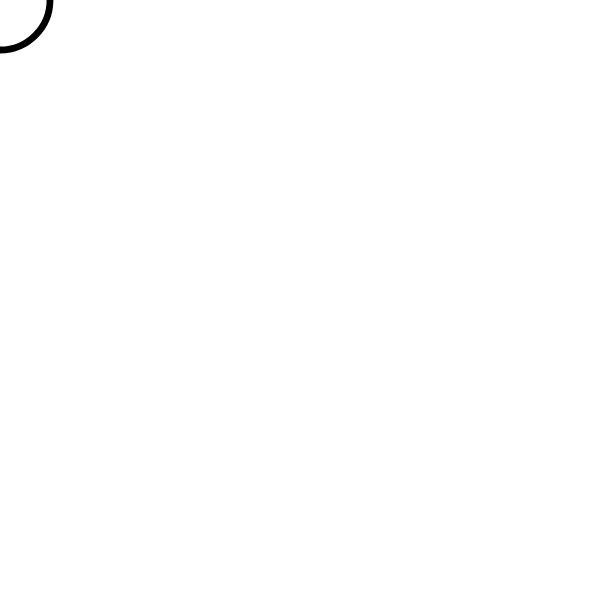
Frame 1 (no input)
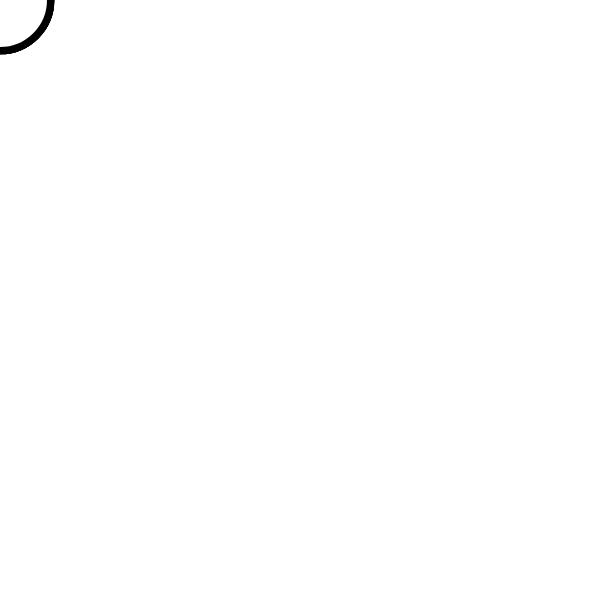
Frame 60 (no input)
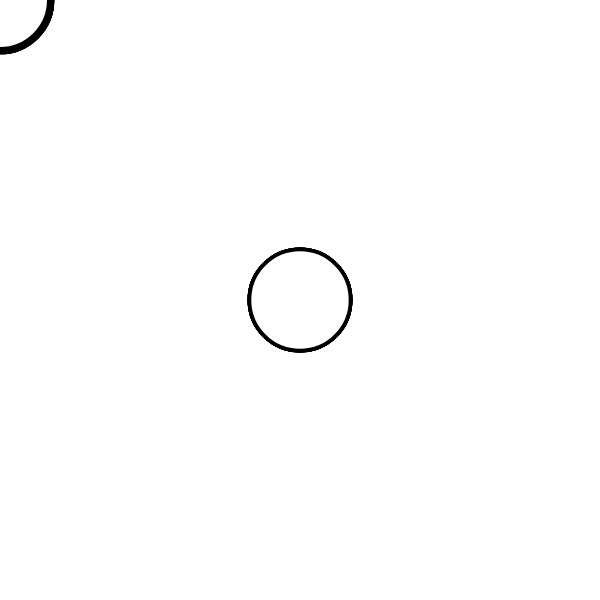
Frame 120 (the mouse pressed at the canvas centre since frame 60)

The p5.js sketch that drew these frames (run headless with seeded random() and noise() and a simulated clock; from frame 60 on, the mouse is pressed at the canvas centre):

// p5.js sketch
// ── sketch.js
function setup() {
  createCanvas(600,600);
}

function draw() {
  // random https://p5js.org/reference/#/p5/random
  // noise https://p5js.org/reference/#/p5/noise
  strokeWeight(2+(noise(mouseX)*random(10)));
  ellipse(mouseX, mouseY, 100, 100);
}
